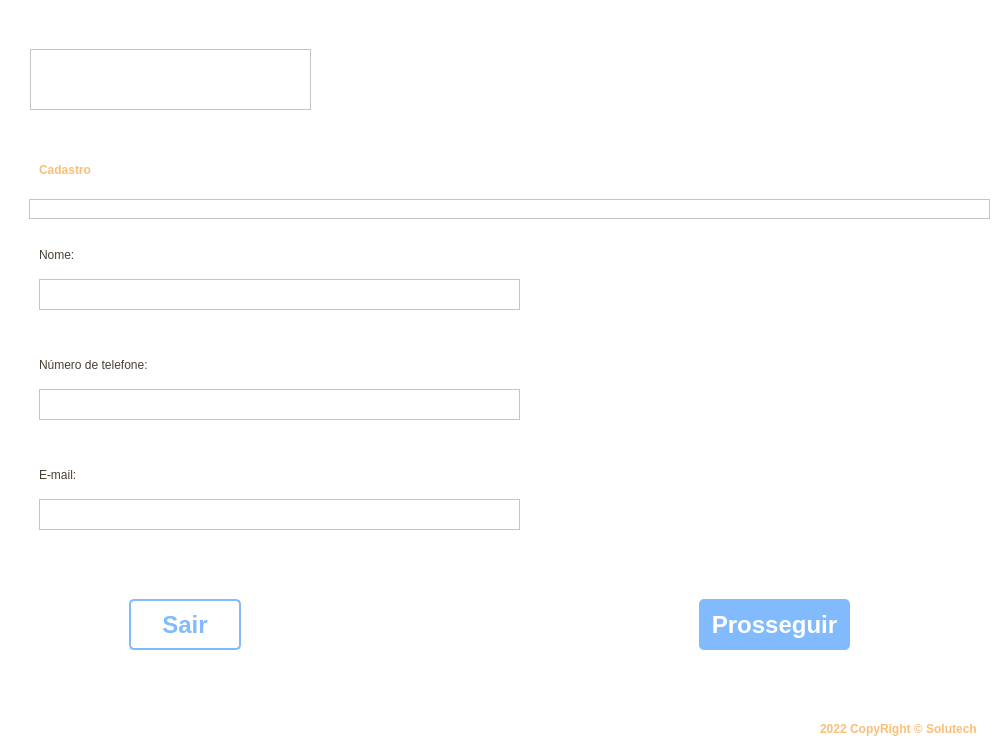
<?xml version="1.0" encoding="UTF-8"?>
<ui version="4.0">
 <class>TelaCadastro</class>
 <widget class="QMainWindow" name="TelaCadastro">
  <property name="geometry">
   <rect>
    <x>0</x>
    <y>0</y>
    <width>1005</width>
    <height>750</height>
   </rect>
  </property>
  <property name="windowTitle">
   <string>MainWindow</string>
  </property>
  <widget class="QWidget" name="centralwidget">
   <layout class="QVBoxLayout" name="verticalLayout">
    <property name="spacing">
     <number>0</number>
    </property>
    <property name="leftMargin">
     <number>0</number>
    </property>
    <property name="topMargin">
     <number>0</number>
    </property>
    <property name="rightMargin">
     <number>0</number>
    </property>
    <property name="bottomMargin">
     <number>0</number>
    </property>
    <item>
     <widget class="QFrame" name="top">
      <property name="maximumSize">
       <size>
        <width>16777215</width>
        <height>40</height>
       </size>
      </property>
      <property name="styleSheet">
       <string notr="true">background-color: #fff;</string>
      </property>
      <property name="frameShape">
       <enum>QFrame::NoFrame</enum>
      </property>
      <property name="frameShadow">
       <enum>QFrame::Raised</enum>
      </property>
     </widget>
    </item>
    <item>
     <widget class="QFrame" name="containerlogo">
      <property name="maximumSize">
       <size>
        <width>16777215</width>
        <height>80</height>
       </size>
      </property>
      <property name="styleSheet">
       <string notr="true">background-color: #fff;</string>
      </property>
      <property name="frameShape">
       <enum>QFrame::NoFrame</enum>
      </property>
      <property name="frameShadow">
       <enum>QFrame::Raised</enum>
      </property>
      <layout class="QVBoxLayout" name="verticalLayout_2">
       <property name="spacing">
        <number>0</number>
       </property>
       <property name="leftMargin">
        <number>30</number>
       </property>
       <property name="topMargin">
        <number>0</number>
       </property>
       <property name="rightMargin">
        <number>0</number>
       </property>
       <property name="bottomMargin">
        <number>0</number>
       </property>
       <item>
        <widget class="QFrame" name="logo_3">
         <property name="maximumSize">
          <size>
           <width>281</width>
           <height>61</height>
          </size>
         </property>
         <property name="styleSheet">
          <string notr="true">background-repeat: norepeat;
background-image: url(:/Logo/Icone GoldCoins pqn.png);</string>
         </property>
         <property name="frameShape">
          <enum>QFrame::StyledPanel</enum>
         </property>
         <property name="frameShadow">
          <enum>QFrame::Raised</enum>
         </property>
        </widget>
       </item>
      </layout>
     </widget>
    </item>
    <item>
     <widget class="QFrame" name="container">
      <property name="cursor">
       <cursorShape>PointingHandCursor</cursorShape>
      </property>
      <property name="styleSheet">
       <string notr="true">background-color: #fff;</string>
      </property>
      <property name="frameShape">
       <enum>QFrame::NoFrame</enum>
      </property>
      <property name="frameShadow">
       <enum>QFrame::Raised</enum>
      </property>
      <layout class="QHBoxLayout" name="horizontalLayout_2">
       <item>
        <widget class="QFrame" name="container_3">
         <property name="maximumSize">
          <size>
           <width>1000</width>
           <height>1200</height>
          </size>
         </property>
         <property name="cursor">
          <cursorShape>ArrowCursor</cursorShape>
         </property>
         <property name="styleSheet">
          <string notr="true">background-color: #fff;</string>
         </property>
         <property name="frameShape">
          <enum>QFrame::NoFrame</enum>
         </property>
         <property name="frameShadow">
          <enum>QFrame::Raised</enum>
         </property>
         <widget class="QLabel" name="label_4">
          <property name="geometry">
           <rect>
            <x>30</x>
            <y>10</y>
            <width>201</width>
            <height>61</height>
           </rect>
          </property>
          <property name="styleSheet">
           <string notr="true">font: 24pt &quot;MS Shell Dlg 2&quot;;
color: rgb(251, 190, 119);
font-weight: bold;</string>
          </property>
          <property name="text">
           <string>Cadastro</string>
          </property>
         </widget>
         <widget class="QLabel" name="label_5">
          <property name="geometry">
           <rect>
            <x>30</x>
            <y>110</y>
            <width>71</width>
            <height>31</height>
           </rect>
          </property>
          <property name="styleSheet">
           <string notr="true">font: 14pt &quot;MS Shell Dlg 2&quot;;
color: rgb(72, 63, 51);</string>
          </property>
          <property name="text">
           <string>Nome:</string>
          </property>
         </widget>
         <widget class="QPushButton" name="BotaoSair">
          <property name="geometry">
           <rect>
            <x>120</x>
            <y>470</y>
            <width>112</width>
            <height>51</height>
           </rect>
          </property>
          <property name="cursor">
           <cursorShape>PointingHandCursor</cursorShape>
          </property>
          <property name="styleSheet">
           <string notr="true">QPushButton {
	color: #81BAFD;
	background-color: #fff;
	font-size: 24px;
	font-weight: bold;
	border: 2px solid #81BAFD;
	border-radius: 5px;
}

QPushButton:hover {
	color: #738FF0;
	border: 2px solid#738FF0;
}
</string>
          </property>
          <property name="text">
           <string>Sair</string>
          </property>
         </widget>
         <widget class="QFrame" name="frame">
          <property name="geometry">
           <rect>
            <x>20</x>
            <y>70</y>
            <width>961</width>
            <height>20</height>
           </rect>
          </property>
          <property name="styleSheet">
           <string notr="true">background-image: url(:/Line/Line.png);
background-repeat: norepeat;</string>
          </property>
          <property name="frameShape">
           <enum>QFrame::StyledPanel</enum>
          </property>
          <property name="frameShadow">
           <enum>QFrame::Raised</enum>
          </property>
         </widget>
         <widget class="QTextEdit" name="textEdit">
          <property name="geometry">
           <rect>
            <x>30</x>
            <y>150</y>
            <width>481</width>
            <height>31</height>
           </rect>
          </property>
          <property name="autoFillBackground">
           <bool>true</bool>
          </property>
          <property name="styleSheet">
           <string notr="true">font: 8pt &quot;MS Shell Dlg 2&quot;;</string>
          </property>
          <property name="html">
           <string>&lt;!DOCTYPE HTML PUBLIC &quot;-//W3C//DTD HTML 4.0//EN&quot; &quot;http://www.w3.org/TR/REC-html40/strict.dtd&quot;&gt;
&lt;html&gt;&lt;head&gt;&lt;meta name=&quot;qrichtext&quot; content=&quot;1&quot; /&gt;&lt;style type=&quot;text/css&quot;&gt;
p, li { white-space: pre-wrap; }
&lt;/style&gt;&lt;/head&gt;&lt;body style=&quot; font-family:'MS Shell Dlg 2'; font-size:8pt; font-weight:400; font-style:normal;&quot;&gt;
&lt;p style=&quot;-qt-paragraph-type:empty; margin-top:0px; margin-bottom:0px; margin-left:0px; margin-right:0px; -qt-block-indent:0; text-indent:0px; font-size:7.8pt;&quot;&gt;&lt;br /&gt;&lt;/p&gt;&lt;/body&gt;&lt;/html&gt;</string>
          </property>
         </widget>
         <widget class="QLabel" name="label_6">
          <property name="geometry">
           <rect>
            <x>30</x>
            <y>220</y>
            <width>221</width>
            <height>31</height>
           </rect>
          </property>
          <property name="styleSheet">
           <string notr="true">font: 14pt &quot;MS Shell Dlg 2&quot;;
color: rgb(72, 63, 51);</string>
          </property>
          <property name="text">
           <string>Número de telefone:</string>
          </property>
         </widget>
         <widget class="QTextEdit" name="textEdit_2">
          <property name="geometry">
           <rect>
            <x>30</x>
            <y>260</y>
            <width>481</width>
            <height>31</height>
           </rect>
          </property>
         </widget>
         <widget class="QTextEdit" name="textEdit_3">
          <property name="geometry">
           <rect>
            <x>30</x>
            <y>370</y>
            <width>481</width>
            <height>31</height>
           </rect>
          </property>
         </widget>
         <widget class="QLabel" name="label_7">
          <property name="geometry">
           <rect>
            <x>30</x>
            <y>330</y>
            <width>221</width>
            <height>31</height>
           </rect>
          </property>
          <property name="styleSheet">
           <string notr="true">font: 14pt &quot;MS Shell Dlg 2&quot;;
color: rgb(72, 63, 51);</string>
          </property>
          <property name="text">
           <string>E-mail:</string>
          </property>
         </widget>
         <widget class="QPushButton" name="BotaoProsseguir">
          <property name="geometry">
           <rect>
            <x>690</x>
            <y>470</y>
            <width>151</width>
            <height>51</height>
           </rect>
          </property>
          <property name="cursor">
           <cursorShape>PointingHandCursor</cursorShape>
          </property>
          <property name="styleSheet">
           <string notr="true">QPushButton {
	color: #fff;
	background-color: #81BAFD;
	font-size: 24px;
	font-weight: bold;
	border: none;
	border-radius: 5px;
}

QPushButton:hover {
	background-color: #738FF0;
}
</string>
          </property>
          <property name="text">
           <string>Prosseguir</string>
          </property>
         </widget>
        </widget>
       </item>
      </layout>
     </widget>
    </item>
    <item>
     <widget class="QFrame" name="bottom">
      <property name="maximumSize">
       <size>
        <width>16777215</width>
        <height>40</height>
       </size>
      </property>
      <property name="styleSheet">
       <string notr="true">background-color: #fff;</string>
      </property>
      <property name="frameShape">
       <enum>QFrame::NoFrame</enum>
      </property>
      <property name="frameShadow">
       <enum>QFrame::Raised</enum>
      </property>
      <widget class="QLabel" name="label_8">
       <property name="geometry">
        <rect>
         <x>820</x>
         <y>10</y>
         <width>178</width>
         <height>18</height>
        </rect>
       </property>
       <property name="styleSheet">
        <string notr="true">font: 8pt &quot;MS Shell Dlg 2&quot;;
color: rgb(251, 190, 119);
font-weight: bold;</string>
       </property>
       <property name="text">
        <string>2022 CopyRight © Solutech</string>
       </property>
      </widget>
     </widget>
    </item>
   </layout>
  </widget>
 </widget>
 <resources>
  <include location="Imagens/images.qrc"/>
 </resources>
 <connections>
  <connection>
   <sender>BotaoSair</sender>
   <signal>clicked()</signal>
   <receiver>TelaCadastro</receiver>
   <slot>close()</slot>
   <hints>
    <hint type="sourcelabel">
     <x>277</x>
     <y>626</y>
    </hint>
    <hint type="destinationlabel">
     <x>532</x>
     <y>360</y>
    </hint>
   </hints>
  </connection>
 </connections>
</ui>
